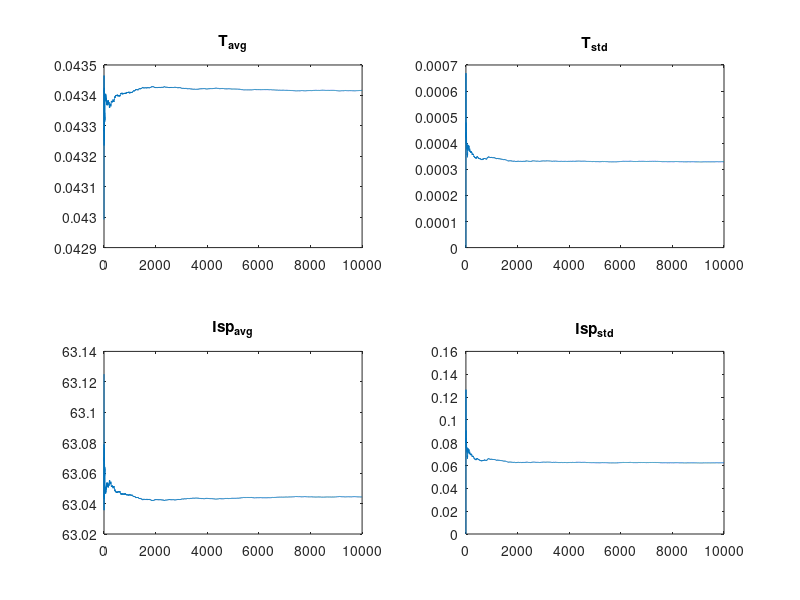

Reproduce this figure in MATLAB.
%%
clear
close all
clc

%% Definizione parametri
k_p = 1;        % Coefficiente di perdita primaria
k_v = 1.3;      % Coefficiente di perdita valvola
k_inj = 0.6;    % Coefficiente di ingresso
T_c = 300;      % Chamber Temp in K
gamma = 1.4; 
R = 8.314; 
g = 9.81;
MM = 0.028;



Ae = 1.6999e-06;
Pe = 2.9495e+03;


P_cc_nom = 150000;          % Pressione nominale in camera di combustione (Pa)
A_t_nom = 1.6999e-07;       % Area ugello (m^2)
A_tube = 0.00042;           % Area del tubo di alimentazione (m^2)
A_v = 32e-5;  
rho = 807;                  % Densità del propellente liquido (kg/m^3)
tol = 1e-2;                 % Tolleranza convergenza

c_star = 435.8794;          %sqrt(R*T_c/gamma*((gamma+1)/2)^((gamma+1)/(gamma-1))); % Velocità caratteristica del propellente (m/s)


%% Definizione nuovo punto di lavoro


P_cc = P_cc_nom;
P_tank = P_cc_nom*1.2;
m_dot2 = 5;
m_dot1 = 19;

N = 10000;
rt_avg = sqrt(A_t_nom/pi);
rt_std = 1e-6;
rt_val = normrnd(rt_avg, rt_std, [N,1]);
At_val = rt_val.^2.*pi;


r_inj_std = 1e-6;       
r_inj_avg = 500e-6; 
r_inj_val = normrnd(r_inj_avg, r_inj_std, [N,1]);
A_inj_val = r_inj_val.^2.*pi;

K_tot_val = k_v*A_v/A_tube + k_p + k_inj.*A_inj_val/A_tube;


T = [];
for ii = 1:N
    
    A_t  = At_val(ii);
    k_in = K_tot_val(ii);
    it = 0;

    P_cc = P_cc_nom;
    m_dot2 = 5;
    m_dot1 = 19;

    while(abs(m_dot2 - m_dot1) > tol && it < 1000)
        it = it + 1;

        m_dot1 =  P_cc*A_t/c_star;
        v  = m_dot1 /( A_tube* rho);
        deltaP= 0.5*rho*v^2*(k_in + k_p + k_v);
        P_cc = P_tank - deltaP;
        
        m_dot2= P_cc*A_t/c_star ;
       
        if it > 999
            disp('It did not converge')
        end   

    end
    v_e = sqrt(2*gamma/(gamma-1)*R/MM*T_c*(1-(Pe/P_cc)^((gamma-1)/gamma)));
    T(ii) =  m_dot1*v_e + Ae*Pe;
    Isp(ii) = T(ii)/(m_dot2*g);
    if ii > 1
        T_avg(ii) = T_avg(ii-1) + 1/ii*(T(ii) - T_avg(ii-1));
        Isp_avg(ii) = Isp_avg(ii-1) + 1/ii*(Isp(ii) - Isp_avg(ii-1));
    else
        T_avg(ii) = T(ii);
        Isp_avg(ii) = Isp(ii);
    end
    T_std(ii) = std(T(1:ii));
    Isp_std(ii) = std(Isp(1:ii));
end

subplot(2,2,1)
plot(T_avg)
title T_{avg}
subplot(2,2,2)
plot(T_std)
title T_{std}
subplot(2,2,3)
plot(Isp_avg)
title Isp_{avg}
subplot(2,2,4)
plot(Isp_std)
title Isp_{std}
